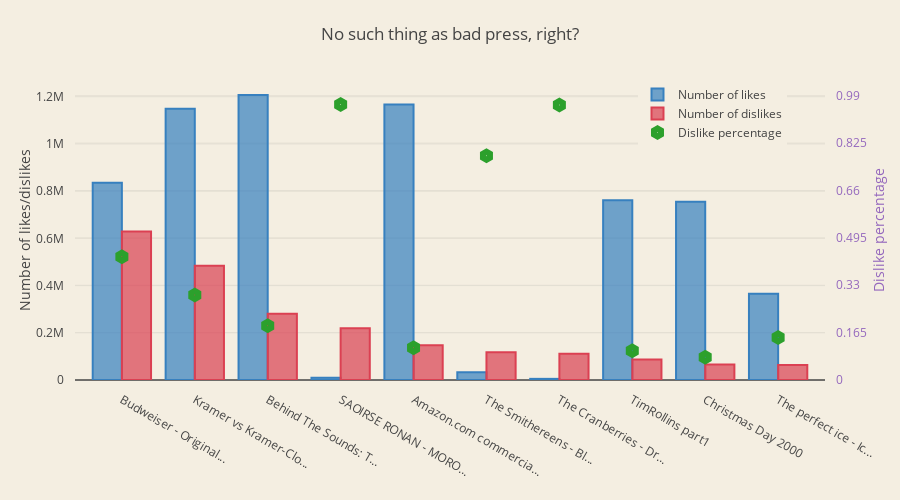

Notebook source saved alongside this figure:
### Markdown cell above
### 2.5. No such thing as bad press, right?
<a id="no_such_thing_as_bad_press_right"></a>
This section dedicated to videos that has gained popularity on YT by being disliked.

### Code cell
max_title_length = 20
number_of_late_bloomers = 10

most_disliked = us_videos_first.sort_values(["dislikes"], ascending=False).head(number_of_late_bloomers)
most_disliked_title = [(x if len(x) <= max_title_length else x[:max_title_length] + "...") for x in late_bloomers.title.values]
most_disliked_l_number = most_disliked.likes.values
most_disliked_dl_number = most_disliked.dislikes.values
most_disliked_dl_percentage = most_disliked.dislike_percentage.values

trace1 = go.Bar(
    x = most_disliked_title,
    y = most_disliked_l_number,
    name='Number of likes',
    marker=dict(
        color='rgba(55, 128, 191, 0.7)',
        line=dict(
            color='rgba(55, 128, 191, 1.0)',
            width=2,
        )
    )
)
trace2 = go.Bar(
    x = most_disliked_title,
    y = most_disliked_dl_number,
    name='Number of dislikes',
    marker=dict(
        color='rgba(219, 64, 82, 0.7)',
        line=dict(
            color='rgba(219, 64, 82, 1.0)',
            width=2,
        )
    )
)

trace3 = go.Scatter(
    x = most_disliked_title,
    y = most_disliked_dl_percentage,
    name='Dislike percentage',
    mode = 'markers',
    marker=dict(
        symbol="hexagon-dot",
        size=15
    ),
    yaxis='y2'
)

data = [trace1, trace2, trace3]
layout = go.Layout(
    barmode='group',
    title = 'No such thing as bad press, right?',
    width=900,
    height=500,
    margin=go.Margin(
        l=75,
        r=75,
        b=120,
        t=80,
        pad=10
    ),
    paper_bgcolor='rgb(244, 238, 225)',
    plot_bgcolor='rgb(244, 238, 225)',
    yaxis = dict(
        title= 'Number of likes/dislikes',
        anchor = 'x',
        rangemode='tozero'
    ),   
    yaxis2=dict(
        title='Dislike percentage',
        titlefont=dict(
            color='rgb(148, 103, 189)'
        ),
        tickfont=dict(
            color='rgb(148, 103, 189)'
        ),
        overlaying='y',
        side='right',
        anchor = 'x',
        rangemode = 'tozero',
        dtick = 0.165
    ),
    legend=dict(x=0.75, y=1)
)

fig = go.Figure(data=data, layout=layout)
py.iplot(fig)

### Figure 1 — Plotly figure (JSON) as saved in the notebook; plotly's stock layout.template omitted (floating-point values rounded to 4 significant figures)
{"data": [{"marker": {"color": "rgba(55, 128, 191, 0.7)", "line": {"color": "rgba(55, 128, 191, 1.0)", "width": 2}}, "name": "Number of likes", "type": "bar", "x": ["Budweiser - Original...", "Kramer vs Kramer-Clo...", "Behind The Sounds: T...", "SAOIRSE RONAN - MORO...", "Amazon.com commercia...", "The Smithereens - Bl...", "The Cranberries - Dr...", "TimRollins part1", "Christmas Day 2000", "The perfect ice - Ic...", "Blade Vs Deacon Fros...", "The Royal Tenenbaums...", "LL sound in Welsh", "washing dishes by ha...", "Imperial-class Star ...", "Martin Luther King -...", "二贵摔跤 - tienghoa.net", "Live in the now!", "U.S. v. Whistleblowe...", "Nick Andopolis: Drum..."], "y": [835378, 1149185, 1207457, 9100, 1167488, 32892, 4870, 761852, 754791, 365439]}, {"marker": {"color": "rgba(219, 64, 82, 0.7)", "line": {"color": "rgba(219, 64, 82, 1.0)", "width": 2}}, "name": "Number of dislikes", "type": "bar", "x": ["Budweiser - Original...", "Kramer vs Kramer-Clo...", "Behind The Sounds: T...", "SAOIRSE RONAN - MORO...", "Amazon.com commercia...", "The Smithereens - Bl...", "The Cranberries - Dr...", "TimRollins part1", "Christmas Day 2000", "The perfect ice - Ic...", "Blade Vs Deacon Fros...", "The Royal Tenenbaums...", "LL sound in Welsh", "washing dishes by ha...", "Imperial-class Star ...", "Martin Luther King -...", "二贵摔跤 - tienghoa.net", "Live in the now!", "U.S. v. Whistleblowe...", "Nick Andopolis: Drum..."], "y": [629120, 483924, 280675, 218841, 147643, 117128, 110707, 86475, 65326, 63579]}, {"marker": {"size": 15, "symbol": "hexagon-dot"}, "mode": "markers", "name": "Dislike percentage", "type": "scatter", "x": ["Budweiser - Original...", "Kramer vs Kramer-Clo...", "Behind The Sounds: T...", "SAOIRSE RONAN - MORO...", "Amazon.com commercia...", "The Smithereens - Bl...", "The Cranberries - Dr...", "TimRollins part1", "Christmas Day 2000", "The perfect ice - Ic...", "Blade Vs Deacon Fros...", "The Royal Tenenbaums...", "LL sound in Welsh", "washing dishes by ha...", "Imperial-class Star ...", "Martin Luther King -...", "二贵摔跤 - tienghoa.net", "Live in the now!", "U.S. v. Whistleblowe...", "Nick Andopolis: Drum..."], "y": [0.4296, 0.2963, 0.1886, 0.9601, 0.1123, 0.7807, 0.9579, 0.1019, 0.07965, 0.1482], "yaxis": "y2"}], "layout": {"barmode": "group", "height": 500, "legend": {"x": 0.75, "y": 1}, "margin": {"b": 120, "l": 75, "pad": 10, "r": 75, "t": 80}, "paper_bgcolor": "rgb(244, 238, 225)", "plot_bgcolor": "rgb(244, 238, 225)", "title": "No such thing as bad press, right?", "width": 900, "yaxis": {"anchor": "x", "rangemode": "tozero", "title": "Number of likes/dislikes"}, "yaxis2": {"anchor": "x", "dtick": 0.165, "overlaying": "y", "rangemode": "tozero", "side": "right", "tickfont": {"color": "rgb(148, 103, 189)"}, "title": "Dislike percentage", "titlefont": {"color": "rgb(148, 103, 189)"}}}}
